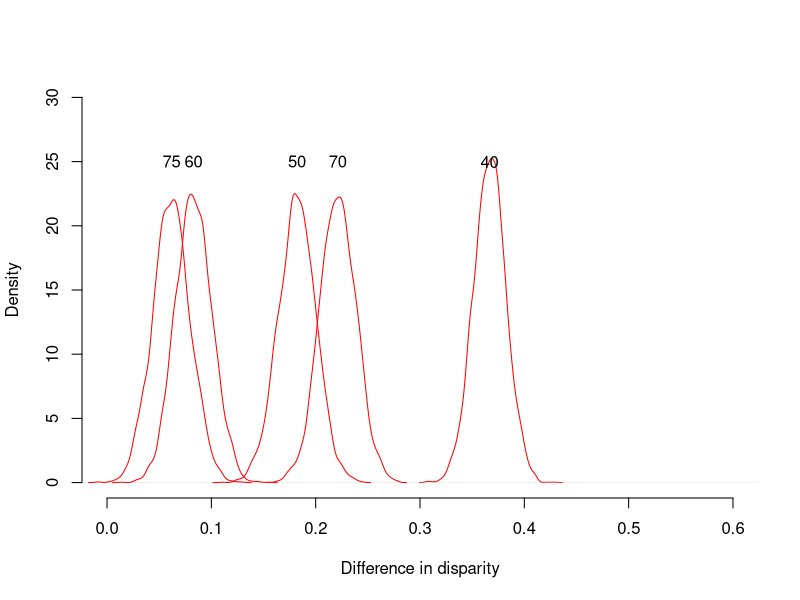

Reproduce this figure in R.
# Set the design parameters for the study 

library(openxlsx)
library(dplyr)
# Load the number of people enumerated in each cluster 
N <- openxlsx::read.xlsx('Cluster Population CE1.xlsx')
N[,3] <- round(N[,2]*(2440/sum(N[,2])),0) # back-calc for the proportion of CWD in each cluster 
N[,4] <- round(N[,2]*(2440/(sum(N[,2]*0.04))),0) # back-calc for the total children in each cluster 
colnames(N) <- c('cluster','N','N_cwd','N_c')
head(N)

# Number of simulations to run 
j <- 5000
# Matrix to save the results 
d <- matrix(, ncol=0, nrow=j)

es <- c(.4,.5,.6,.7,.75)

for (i in es){
# Set assummed population-level parameters 
# Enrolment 
e0 <- c(.8) # enrolment of all children 
e1 <- c(i) # enrolment of disabled children 
k <- c(.05) # Set intercluster coefficient of variation 
var_b0 <- k/e0 # Calculate the variance of the cluster proportions enrolled  
var_b1 <- k/e1 # Calculate the variance of the cluster proportions enrolled 
# Fix true cluster-level means of school enrollment 
rnorm_0_1 <- function(p, v){
  r <- 1
  while (r>=1 | r<=0){
    r <- round(rnorm(1, p, v^.5),2)
  }
  return(r)
}

N$e_0 <- apply(N, 1, function(x) rnorm_0_1(e0, var_b0))
N$e_1 <- apply(N, 1, function(x) rnorm_0_1(e1, var_b1))

# True relationship between enrollment and treatment in school-treatment arm
a0 <- c(.8) # 80% of enrolled children are in school and treated 
a1 <- c(.7) # 70% of enrolled children with disabilities are in school and treated 
# True proportions treated by the intervention
var_b0 <- k/a0 # Calculate the variance of the cluster attendance if enrolled 
var_b1 <- k/a1 # Calculate the variance of the cluster attendance if enrolled   
# Fix the true cluster-level means of the attendance at school if enrolled 
N$a_0 <- apply(N, 1, function(x) rnorm_0_1(a0, var_b0))
N$a_1 <- apply(N, 1, function(x) rnorm_0_1(a1, var_b1))

# Allocate half clusters to treatment and half to control  
N$allocation <- sample(c(rep(0,length.out=(nrow(N)/2)),rep(1,length.out=nrow(N)/2)))

# Proportion treated in each cluster == 
# School-only arm: proportion enrolled * proportion in school if enrolled 
N$t_0 <- N$e_0 * N$a_0 # all children
N$t_1 <- N$e_1 * N$a_1 # children with disabilities 
# Community arm: set at 98% with small se
t_comm <- .98
var_t_comm <- k/t_comm
N$t_1[N$allocation == 1] <- apply(N[N$allocation == 1,], 1, function(x) rnorm_0_1(t_comm, var_t_comm))
N$t_0[N$allocation == 1] <- apply(N[N$allocation == 1,], 1, function(x) rnorm_0_1(t_comm, var_t_comm))

# Generate enrolment outcome 
# Number of treated children overall, and number of treated disabled children 
i <- 1
t_0 <- matrix(, ncol=0, nrow=nrow(N))
t_1 <- matrix(, ncol=0, nrow=nrow(N))
while (i<=j){
  t_0 <- cbind(t_0, apply(N, 1, function(x)
    sum(sample(c(0,1),size=x[2],prob=c(1-x['t_0'],x['t_0']),replace=T))))
  t_1 <- cbind(t_1, apply(N, 1, function(x)
    sum(sample(c(0,1),size=x[3],prob=c(1-x['t_1'],x['t_1']),replace=T))))
  i <- i+1
}

## Conduct analysis on simulated data 
# Produce proportions treated in CWD and in children without disabilities 
# First need to subtract the number od disabled children treated from the number of non-disabled children treated 
t_0 <- t_0 - t_1
# And the denominators 
N_0 <- N[,2] - N[,3]

# Calculate the proportions 
t_0_p <- t_0 / N_0
t_1_p <- t_1 / N[,3] 

# Append the allocation 
t_0_p <- cbind(t_0_p, N$allocation)
t_1_p <- cbind(t_1_p, N$allocation)

# Disparity between all children and CWD
diff_p <- t_0_p[,1:(ncol(t_0_p)-1)] - t_1_p[,1:(ncol(t_1_p)-1)]
diff_p <- cbind(diff_p, N$allocation)

# Calculate sample enrolment figures 
p0_sc   <- as.data.frame(t_0_p) %>% filter(V5001==0) %>% select(-V5001) %>% apply(2, mean)
p1_sc   <- as.data.frame(t_1_p) %>% filter(V5001==0) %>% select(-V5001) %>% apply(2, mean)
p0_comm <- as.data.frame(t_0_p) %>% filter(V5001==1) %>% select(-V5001) %>% apply(2, mean)
p1_comm <- as.data.frame(t_1_p) %>% filter(V5001==1) %>% select(-V5001) %>% apply(2, mean)

# Median disparity in each arm
diff_sc <- as.data.frame(diff_p) %>% filter(V5001==0) %>% select(-V5001) %>% apply(2, mean)
diff_comm <- as.data.frame(diff_p) %>% filter(V5001==1) %>% select(-V5001) %>% apply(2, mean)

# Difference in the disparity between the arms 
diff_in_disp <- diff_sc - diff_comm

d <- cbind(d,diff_in_disp)
}


# Plot the differences in the disparities s
plot(density(d[,1]),col='red',ylim=c(0,30), main='', xlab='Difference in disparity', 
     freq=F, xlim=c(0,.6),bty="n")
lines(density(d[,2]), col='red')
lines(density(d[,3]), col='red')
lines(density(d[,4]), col='red')
lines(density(d[,5]), col='red')
text(x=apply(d,2,mean), y=rep(25, times=ncol(d)), labels = as.character(es*100))
